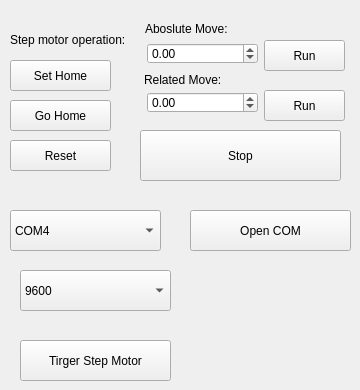
         <widget class="QWidget" name="tab">
          <attribute name="title">
           <string>Step Motor</string>
          </attribute>
          <widget class="QLabel" name="label_6">
           <property name="geometry">
            <rect>
             <x>10</x>
             <y>30</y>
             <width>151</width>
             <height>20</height>
            </rect>
           </property>
           <property name="text">
            <string>Step motor operation:</string>
           </property>
          </widget>
          <widget class="QPushButton" name="pushButton_step_reset">
           <property name="geometry">
            <rect>
             <x>10</x>
             <y>140</y>
             <width>101</width>
             <height>31</height>
            </rect>
           </property>
           <property name="text">
            <string>Reset</string>
           </property>
          </widget>
          <widget class="QDoubleSpinBox" name="doubleSpinBox_step_absangle">
           <property name="geometry">
            <rect>
             <x>147</x>
             <y>43</y>
             <width>111</width>
             <height>21</height>
            </rect>
           </property>
           <property name="minimum">
            <double>-1000.000000000000000</double>
           </property>
           <property name="maximum">
            <double>1000.000000000000000</double>
           </property>
           <property name="singleStep">
            <double>0.100000000000000</double>
           </property>
           <property name="value">
            <double>0.000000000000000</double>
           </property>
          </widget>
          <widget class="QLabel" name="label_5">
           <property name="geometry">
            <rect>
             <x>144</x>
             <y>70</y>
             <width>111</width>
             <height>20</height>
            </rect>
           </property>
           <property name="text">
            <string>Related Move:</string>
           </property>
          </widget>
          <widget class="QPushButton" name="pushButton_step_sethome">
           <property name="geometry">
            <rect>
             <x>10</x>
             <y>60</y>
             <width>101</width>
             <height>31</height>
            </rect>
           </property>
           <property name="text">
            <string>Set Home</string>
           </property>
          </widget>
          <widget class="QPushButton" name="pushButton_step_gohome">
           <property name="geometry">
            <rect>
             <x>10</x>
             <y>100</y>
             <width>101</width>
             <height>31</height>
            </rect>
           </property>
           <property name="text">
            <string>Go Home</string>
           </property>
          </widget>
          <widget class="QDoubleSpinBox" name="doubleSpinBox_step_relangle">
           <property name="geometry">
            <rect>
             <x>147</x>
             <y>92</y>
             <width>111</width>
             <height>21</height>
            </rect>
           </property>
           <property name="minimum">
            <double>-1000.000000000000000</double>
           </property>
           <property name="maximum">
            <double>1000.000000000000000</double>
           </property>
           <property name="singleStep">
            <double>0.100000000000000</double>
           </property>
           <property name="value">
            <double>0.000000000000000</double>
           </property>
          </widget>
          <widget class="QPushButton" name="pushButton_relangle">
           <property name="geometry">
            <rect>
             <x>264</x>
             <y>90</y>
             <width>81</width>
             <height>31</height>
            </rect>
           </property>
           <property name="text">
            <string>Run</string>
           </property>
          </widget>
          <widget class="QPushButton" name="pushButton_step_stop">
           <property name="geometry">
            <rect>
             <x>140</x>
             <y>130</y>
             <width>201</width>
             <height>51</height>
            </rect>
           </property>
           <property name="text">
            <string>Stop</string>
           </property>
          </widget>
          <widget class="QLabel" name="label_4">
           <property name="geometry">
            <rect>
             <x>145</x>
             <y>19</y>
             <width>111</width>
             <height>20</height>
            </rect>
           </property>
           <property name="text">
            <string>Aboslute Move:</string>
           </property>
          </widget>
          <widget class="QPushButton" name="pushButton_step_absangle">
           <property name="geometry">
            <rect>
             <x>264</x>
             <y>40</y>
             <width>81</width>
             <height>31</height>
            </rect>
           </property>
           <property name="text">
            <string>Run</string>
           </property>
          </widget>
          <widget class="QPushButton" name="pushButton_step_com">
           <property name="geometry">
            <rect>
             <x>190</x>
             <y>210</y>
             <width>161</width>
             <height>41</height>
            </rect>
           </property>
           <property name="text">
            <string>Open COM</string>
           </property>
          </widget>
          <widget class="QPushButton" name="pushButton_step_motor">
           <property name="geometry">
            <rect>
             <x>20</x>
             <y>340</y>
             <width>151</width>
             <height>41</height>
            </rect>
           </property>
           <property name="text">
            <string>Tirger Step Motor</string>
           </property>
          </widget>
          <widget class="QComboBox" name="comboBox_step_comport">
           <property name="geometry">
            <rect>
             <x>10</x>
             <y>210</y>
             <width>151</width>
             <height>41</height>
            </rect>
           </property>
           <property name="currentIndex">
            <number>3</number>
           </property>
           <item>
            <property name="text">
             <string>COM1</string>
            </property>
           </item>
           <item>
            <property name="text">
             <string>COM2</string>
            </property>
           </item>
           <item>
            <property name="text">
             <string>COM3</string>
            </property>
           </item>
           <item>
            <property name="text">
             <string>COM4</string>
            </property>
           </item>
           <item>
            <property name="text">
             <string>COM5</string>
            </property>
           </item>
           <item>
            <property name="text">
             <string>COM6</string>
            </property>
           </item>
           <item>
            <property name="text">
             <string>COM7</string>
            </property>
           </item>
           <item>
            <property name="text">
             <string>COM8</string>
            </property>
           </item>
           <item>
            <property name="text">
             <string>COM9</string>
            </property>
           </item>
           <item>
            <property name="text">
             <string>COM10</string>
            </property>
           </item>
           <item>
            <property name="text">
             <string>COM11</string>
            </property>
           </item>
           <item>
            <property name="text">
             <string>COM12</string>
            </property>
           </item>
           <item>
            <property name="text">
             <string>COM13</string>
            </property>
           </item>
           <item>
            <property name="text">
             <string>COM14</string>
            </property>
           </item>
           <item>
            <property name="text">
             <string>COM15</string>
            </property>
           </item>
           <item>
            <property name="text">
             <string>COM16</string>
            </property>
           </item>
           <item>
            <property name="text">
             <string>COM17</string>
            </property>
           </item>
           <item>
            <property name="text">
             <string>COM18</string>
            </property>
           </item>
           <item>
            <property name="text">
             <string>COM19</string>
            </property>
           </item>
           <item>
            <property name="text">
             <string>COM20</string>
            </property>
           </item>
           <item>
            <property name="text">
             <string>COM21</string>
            </property>
           </item>
           <item>
            <property name="text">
             <string>COM22</string>
            </property>
           </item>
           <item>
            <property name="text">
             <string>COM23</string>
            </property>
           </item>
           <item>
            <property name="text">
             <string>COM24</string>
            </property>
           </item>
           <item>
            <property name="text">
             <string>COM25</string>
            </property>
           </item>
          </widget>
          <widget class="QComboBox" name="comboBox_step_baudrate">
           <property name="geometry">
            <rect>
             <x>20</x>
             <y>270</y>
             <width>151</width>
             <height>41</height>
            </rect>
           </property>
           <item>
            <property name="text">
             <string>9600</string>
            </property>
           </item>
           <item>
            <property name="text">
             <string>19200</string>
            </property>
           </item>
           <item>
            <property name="text">
             <string>38400</string>
            </property>
           </item>
           <item>
            <property name="text">
             <string>115200</string>
            </property>
           </item>
          </widget>
         </widget>
